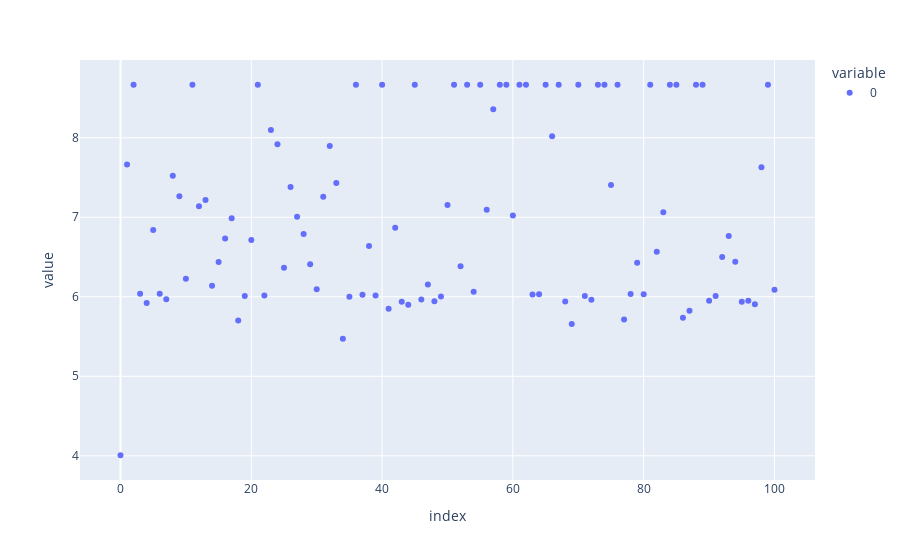

Notebook cell for this chart:
### Code cell
px.scatter(c_arr)

### Figure 1 — Plotly figure (JSON) as saved in the notebook; plotly's stock layout.template omitted (floating-point values rounded to 4 significant figures)
{"data": [{"hovertemplate": "variable=0<br>index=%{x}<br>value=%{y}<extra></extra>", "legendgroup": "0", "marker": {"color": "#636efa", "symbol": "circle"}, "mode": "markers", "name": "0", "orientation": "v", "showlegend": true, "type": "scatter", "x": [0, 1, 2, 3, 4, 5, 6, 7, 8, 9, 10, 11, 12, 13, 14, 15, 16, 17, 18, 19, 20, 21, 22, 23, 24, 25, 26, 27, 28, 29, 30, 31, 32, 33, 34, 35, 36, 37, 38, 39, 40, 41, 42, 43, 44, 45, 46, 47, 48, 49, 50, 51, 52, 53, 54, 55, 56, 57, 58, 59, 60, 61, 62, 63, 64, 65, 66, 67, 68, 69, 70, 71, 72, 73, 74, 75, 76, 77, 78, 79, 80, 81, 82, 83, 84, 85, 86, 87, 88, 89, 90, 91, 92, 93, 94, 95, 96, 97, 98, 99, 100], "xaxis": "x", "y": [4.007, 7.665, 8.667, 6.038, 5.92, 6.84, 6.038, 5.968, 7.522, 7.265, 6.228, 8.667, 7.139, 7.218, 6.14, 6.439, 6.734, 6.988, 5.701, 6.011, 6.715, 8.667, 6.018, 8.098, 7.917, 6.365, 7.379, 7.008, 6.79, 6.408, 6.093, 7.257, 7.897, 7.432, 5.471, 6.0, 8.667, 6.024, 6.638, 6.015, 8.667, 5.85, 6.869, 5.938, 5.901, 8.667, 5.964, 6.156, 5.942, 6.004, 7.155, 8.667, 6.383, 8.667, 6.064, 8.667, 7.096, 8.359, 8.667, 8.667, 7.023, 8.667, 8.667, 6.03, 6.033, 8.667, 8.019, 8.667, 5.939, 5.657, 8.667, 6.009, 5.962, 8.667, 8.667, 7.406, 8.667, 5.714, 6.036, 6.429, 6.033, 8.667, 6.565, 7.063, 8.667, 8.667, 5.736, 5.823, 8.667, 8.667, 5.95, 6.008, 6.499, 6.766, 6.44, 5.938, 5.952, 5.905, 7.629, 8.667, 6.088], "yaxis": "y"}], "layout": {"autosize": true, "legend": {"title": {"text": "variable"}, "tracegroupgap": 0}, "margin": {"t": 60}, "xaxis": {"anchor": "y", "autorange": true, "domain": [0, 1], "range": [-6.069, 106.1], "title": {"text": "index"}, "type": "linear"}, "yaxis": {"anchor": "x", "autorange": true, "domain": [0, 1], "range": [3.646, 9.027], "title": {"text": "value"}, "type": "linear"}}}
